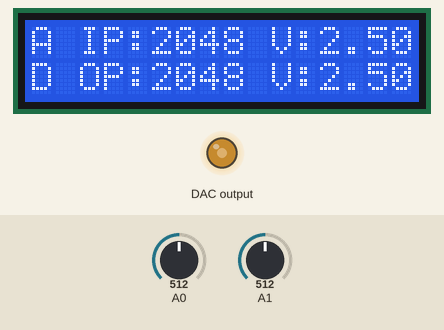
The sketch below on a simulated Arduino Uno, built with avr-gcc and run on an emulated ATmega328P. Shown: 16×2 character LCD, output pins drawn as LEDs (lit = HIGH). Wiring (inferred from the names in the program): MCP4725 DAC at I2C address 0x61. The inputs (shaded band) are chosen by the test bench; at power-on: A0 = 512, A1 = 512.

Above: at 4.2 s.
4.3 s: A0 set to 716
At 5.0 s:
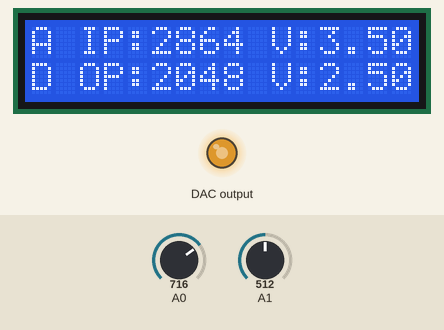
6.6 s: A0 set to 900
At 7.0 s:
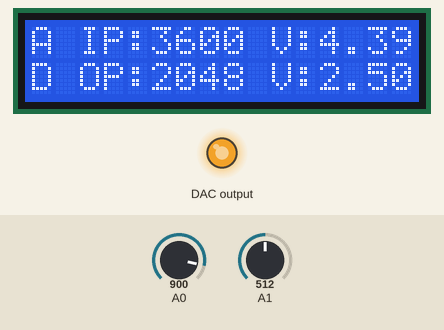
9.1 s: A0 set to 122
At 9.5 s:
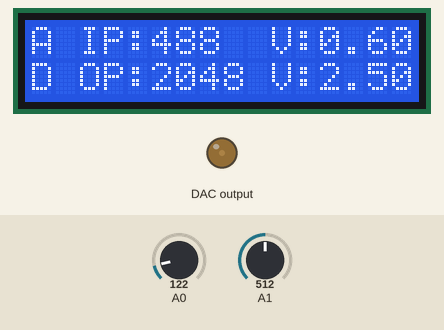
11.6 s: A1 set to 716
At 12.1 s:
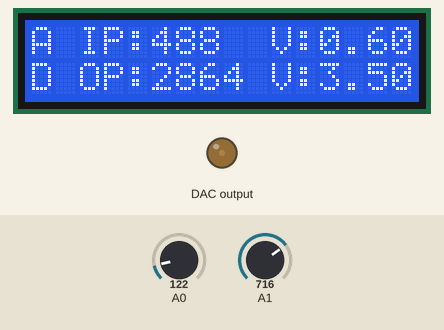
13.2 s: A1 set to 264
At 13.6 s:
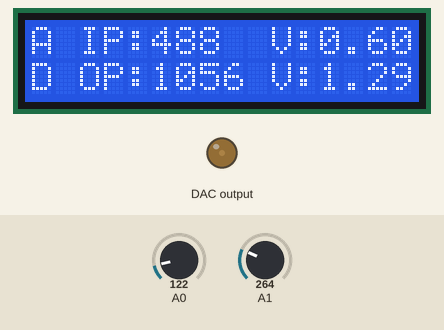
16.2 s: A1 set to 231
At 16.6 s:
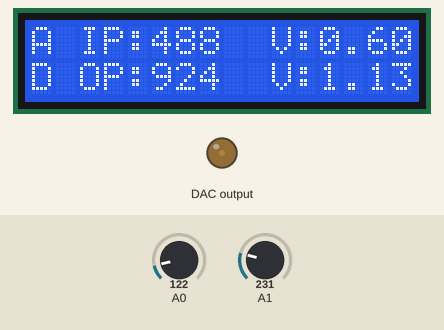
Timing chart, 0 to 18.7 s (numbered marks = the images above; inputs shaded):
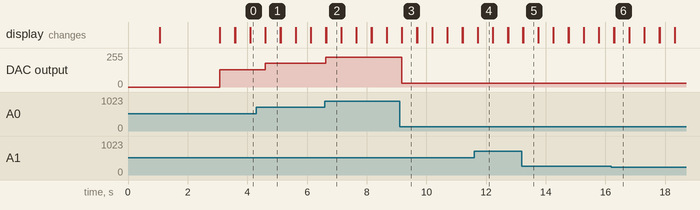

Measured:
- after the input at 4.3 s, DAC output: 128/255 → 179/255 after 0.30 s; the display: first differs from a run without the input after 0.30 s (image 1)
- after the input at 6.6 s, DAC output: 179/255 → 225/255 at once; the display: first differs from a run without the input at once (image 2)
- after the input at 9.1 s, DAC output: 225/255 → 30/255 after 0.07 s; the display: first differs from a run without the input after 0.08 s (image 3)
- after the input at 11.6 s, the display: first differs from a run without the input after 0.12 s (image 4)
- after the input at 13.2 s, the display: first differs from a run without the input at once (image 5)
- after the input at 16.2 s, the display: first differs from a run without the input after 0.09 s (image 6)
- what the display in image 1 shows lasts 0.5 s, from 4.6 s to 5.1 s

The sketch:

DAC.ino
```cpp
#include<Wire.h>                   //Include Wire library for using I2C functions
#include <LiquidCrystal.h>         //Include LCD library for using LCD display functions

#define MCP4725 0x61              //MCP4725 address as 0x61 Change yours accordingly
LiquidCrystal lcd(2,3,4,5,6,7);   //Define LCD display pins RS,E,D4,D5,D6,D7

unsigned int adc;
byte buffer[3];

void setup()
{
  Wire.begin();                    //Begins the I2C communication
  lcd.begin(16,2);                 //Sets LCD in 16X2 Mode
  lcd.print("CIRCUIT DIGEST");
  delay(1000);
  lcd.clear();
  lcd.setCursor(0,0);
  lcd.print("Arduino");
  lcd.setCursor(0,1);
  lcd.print("DAC with MCP4725");
  delay(2000);
  lcd.clear();


}

void loop()

{
  buffer[0] = 0b01000000;            //Sets the buffer0 with control byte (010-Sets in Write mode)
  adc = analogRead(A0) * 4;          //Read Analog value from pin A0 and convert into digital (0-1023) multiply with 4 gives (0-4096)

  float ipvolt = (5.0/4096.0)* adc;  //Finding voltage formula (A0)
  buffer[1] = adc >> 4;              //Puts the most significant bit values
  buffer[2] = adc << 4;              //Puts the Least significant bit values


  unsigned int analogread = analogRead(A1)*4 ; //Reads analog voltage from A1

  float opvolt = (5.0/4096.0)* analogread; //Finding Voltage Formula (A1)

  Wire.beginTransmission(MCP4725);         //Joins I2C bus with MCP4725 with 0x61 address

  Wire.write(buffer[0]);            //Sends the control byte to I2C
  Wire.write(buffer[1]);            //Sends the MSB to I2C
  Wire.write(buffer[2]);            //Sends the LSB to I2C

  Wire.endTransmission();           //Ends the transmission

  lcd.setCursor(0,0);
  lcd.print("A IP:");
  lcd.print(adc);                   //Prints the ADC value from A0
  lcd.setCursor(10,0);
  lcd.print("V:");                  //Prints the Input Voltage at A0
  lcd.print(ipvolt);
  lcd.setCursor(0,1);
  lcd.print("D OP:");
  lcd.print(analogread);             //Prints the ADC value from A1 (From DAC)
  lcd.setCursor(10,1);
  lcd.print("V:");
  lcd.print(opvolt);                 //Prints the Input Voltage at A1 (From DAC)

  delay(500);
  lcd.clear();
}
```
